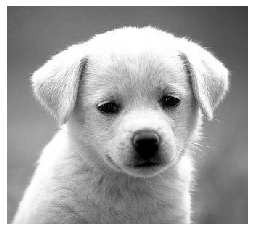
#> input picture ДЗ2/images/Puppy.png, 255 x 231 px, found by its file name
$ python NotWork.py
#> lines starting #> are read from the running program, lines starting #| are printed output that depends on the picture
import numpy as np
import matplotlib.pyplot as plt
from time import time
import cv2

def conv_fast_iterated(img, kernel, x, y, result):
    offset = len(kernel)//2
    img1 = img[x-offset:x+offset+1, y-offset:y+offset+1]
    result[x][y]=np.sum(np.multiply(img1, kernel))

def conv_fast(img, kernel, result):
    offset = len(kernel)//2
    for i in range(offset, len(img)-offset):
        for j in range(offset, len(img[i])-offset):
            conv_fast_iterated(img, kernel, i, j, result)

image = cv2.imread('./ДЗ2/images/Puppy.png')
#> image is the input picture: shape (231, 255, 3); min 0, max 255, mean 166.4
image = cv2.cvtColor(image, cv2.COLOR_RGB2GRAY)
#> image: shape (231, 255)
image = image.astype('uint8')

plt.rcParams['image.interpolation'] = 'nearest'
plt.rcParams['image.cmap'] = 'gray'

kernel = np.array(
[
    [1,0,-1],
    [2,0,-2],
    [1,0,-1]
])

kernel = np.flip(kernel)
for i in kernel:
    i = np.flip(i)

result = np.zeros_like(image)
conv_fast(image, kernel, result)
#> the loop in conv_fast, `for i in range(offset, len(img)-offset):` made 229 passes


fig, axs = plt.subplots(1, 2, figsize = (10, 4))
ax1, ax2 = axs

ax1.imshow(image.copy())
ax1.set_title('Начальное изображение', fontsize=15)

ax2.imshow(result.copy())
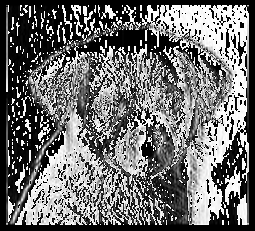
#> result: shape (231, 255); min 0, max 255, mean 111.2
ax2.set_title('Конечное изображение', fontsize=15)

plt.show()
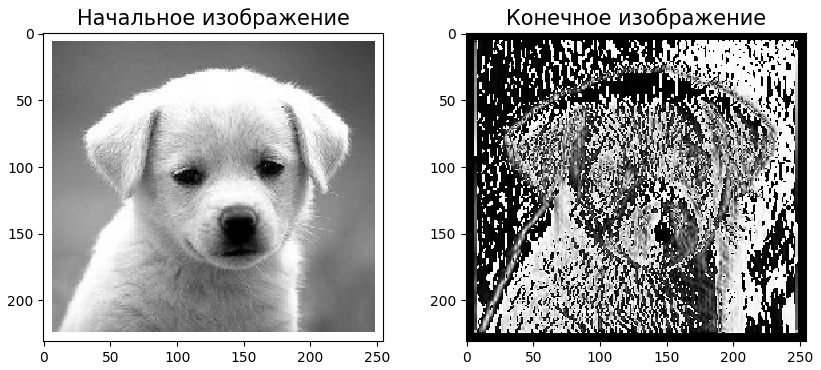
#> figure drawn by matplotlib, 2 panels

$ run again, with ДЗ2/images/dog.jpg saved as ДЗ2/images/Puppy.png
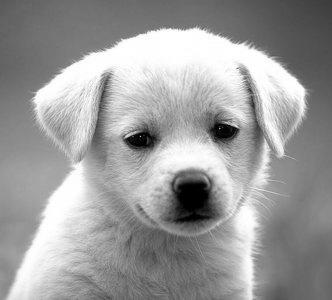
#> input picture ДЗ2/images/dog.jpg, 332 x 300 px, found by its file name
#> image is the input picture: shape (300, 332, 3); min 0, max 255, mean 155.7
#> image: shape (300, 332)
#> the loop in conv_fast, `for i in range(offset, len(img)-offset):` made 298 passes
#> `ax2.imshow(result.copy())`:
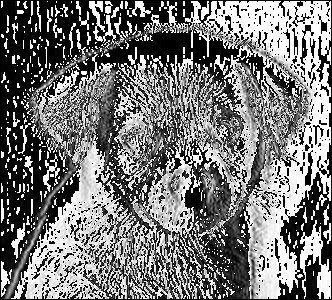
#> result: shape (300, 332); min 0, max 255, mean 119.4
#> `plt.show()`:
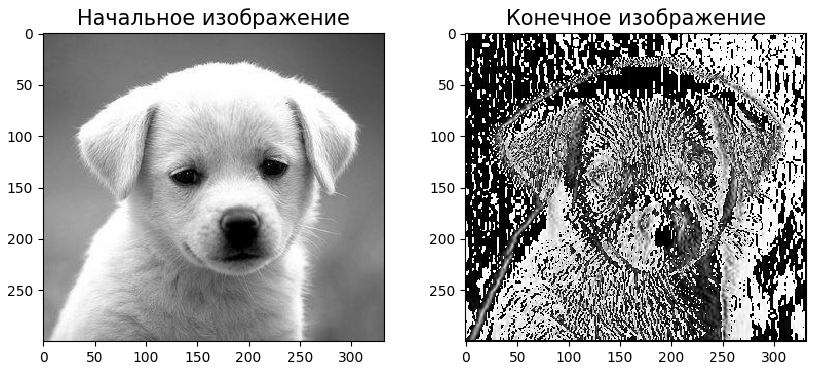
#> figure drawn by matplotlib, 2 panels
